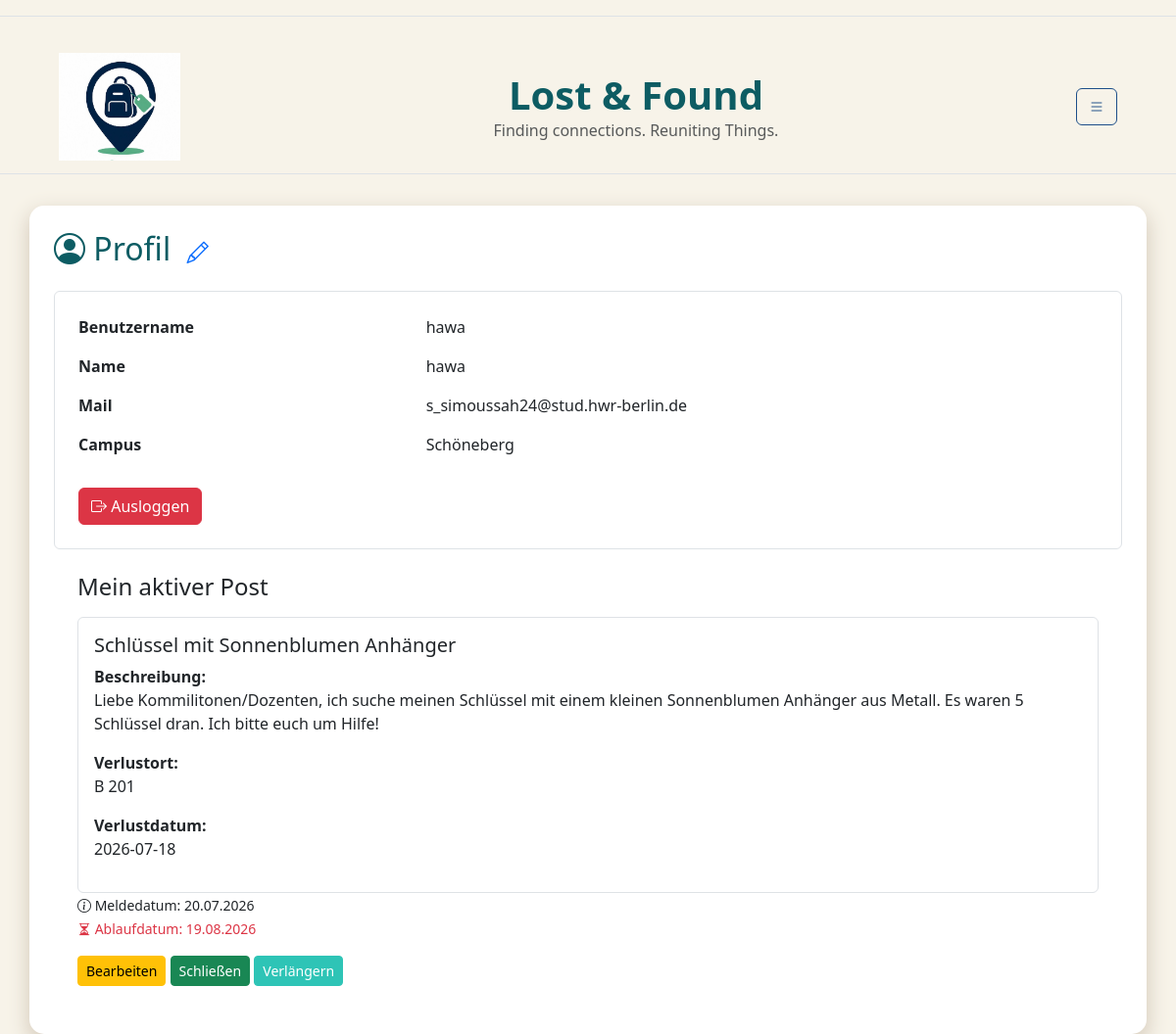
/profile/ (signed in), run on the app's committed database.
### db.py (models this page shows)
class StandardUser(db.Model):
    __tablename__ = "standardUser"
    user_id = db.Column( db.Integer, primary_key=True )
    fundbuero_id = db.Column( db.Integer, db.ForeignKey("fundbuero.fundbuero_id"), nullable=True)
    campus_id = db.Column( db.String, db.ForeignKey("campus.campus_id") )
    name = db.Column( db.String)
    benutzername = db.Column( db.String, unique=True)
    passwort = db.Column(db.String,nullable=False)
    hwr_mail = db.Column(db.String, unique=True,nullable=False )
    is_admin = db.Column(db.Boolean, default=False)
    campus = db.relationship("Campus",back_populates="users")
    posts = db.relationship( "Post",back_populates="user")

class Post(db.Model):
    __tablename__ = "post"
    post_id = db.Column(db.Integer,primary_key=True)
    user_id = db.Column(db.Integer,db.ForeignKey("standardUser.user_id"))
    fundbuero_id = db.Column(db.Integer,db.ForeignKey("fundbuero.fundbuero_id"))
    titel = db.Column(db.String,nullable=False)
    meldedatum = db.Column(db.Date)
    verlustdatum = db.Column(db.Date)
    ablaufdatum = db.Column(db.Date)
    schliessdatum = db.Column(db.Date)
    verlustort = db.Column(db.String)
    beschreibung = db.Column(db.Text)
    status = db.Column(db.String,default="laufend")
    views = db.Column(db.Integer,default=0 )
    user = db.relationship("StandardUser",back_populates="posts")
    fundbuero = db.relationship("Fundbuero",back_populates="posts")

### app.py (the view)
@app.route('/profile/')
def profile():
    if "user_id" not in session:
        flash("Bitte zuerst einloggen!", "warning")
        return redirect(url_for("login"))
    user = db.session.get(StandardUser, session["user_id"] )
    if user is None:
        session.clear()
        flash("Dein Account existiert nicht mehr.", "warning")
        return redirect(url_for("login"))
    posts = db.session.execute( db.select(Post).where(Post.user_id == user.user_id, Post.status == "laufend")).scalars().all() # das holt alle posts des eingeloggten users aus der datenbank, die noch nicht abgelaufen sind und deren status "laufend" ist. die posts werden dann in der profile.html datei angezeigt.
    return render_template("profile.html", user=user, posts= posts)

### templates/profile.html (shortened to what this page needs)
{% extends "base.html" %}
{% block CONTENT %}
<h2 class="mb-4">
    <i class="bi bi-person-circle"></i>
    Profil
     <a href="{{ url_for('edit_profile') }}">
            <i class="bi bi-pencil ms-2"  style="font-size: 1.4rem;"></i>
            </a>
</h2>
<div class="border rounded p-4">
    <div class="row mb-3">
        <div class="col-4">
            <strong>Benutzername</strong>
        </div>
        <div class="col">
            {{ user.benutzername }}
        </div>
    </div>
    <div class="row mb-3">
        <div class="col-4">
            <strong>Name</strong>
        </div>
        <div class="col">
            {{ user.name }}
        </div>
    </div>
    <div class="row mb-3">
        <div class="col-4">
            <strong>Mail</strong>
        </div>
        <div class="col">
            {{ user.hwr_mail }}
        </div>
    </div>
    <div class="row mb-3" >
        <div class="col-4">
            <strong>Campus</strong>
        </div>
        <div class="col">
        {% if user.campus_id %}
            {{ user.campus_id }}
        {% else %}
            <span class="text-muted">Kein Campus ausgewählt</span>
        {% endif %}
    </div>
        </div>
        <a href="{{ url_for('logout') }}"
            class="btn btn-danger mt-3">
            <i class="bi bi-box-arrow-right"></i>
         Ausloggen
        </a>
    </div>
    <div class = "rounded p-4">
        <h4 class="mb-3">
        Mein aktiver Post
        </h4>
{% if posts%}
            {%for post in posts%}
             <div class ="border rounded p-3">
             <h5> {{post.titel}} </h5>
                <p>
                    <strong>Beschreibung:</strong><br>
                    {{ post.beschreibung }}
                </p>
                <p>
                    <strong>Verlustort:</strong><br>
                    {{ post.verlustort }}
                </p>
                <p>
                    <strong>Verlustdatum:</strong><br>
                    {{ post.verlustdatum}}
                </p>
             </div>
               <small>
            <i class="bi bi-info-circle"></i>
              Meldedatum: {{ post.meldedatum.strftime('%d.%m.%Y') }}
            </small>
            <br>
            <small class="text-danger">
            <i class="bi bi-hourglass-split"></i>
             Ablaufdatum: {{ post.ablaufdatum.strftime('%d.%m.%Y') }}
            </small>
                    <div class="mt-3">
                        <a href=" {{url_for('edit_post', post_id=post.post_id)}}"
                        class = "btn btn-warning btn-sm">
                        Bearbeiten
                        </a>
                        <a href="{{ url_for('close_post', post_id=post.post_id) }}"
                        class="btn btn-success btn-sm">
                        Schließen
                        </a>
                       <a href="{{ url_for('extend_post', post_id=post.post_id) }}"
                       class="btn btn-primary btn-sm">
                        Verlängern
                         </a>
                    </div>
                </div>
            {%endfor%}
        {% else %}
                    <p> Hast du was verloren?
        <a href="{{ url_for('create_post') }}">Erstelle hier einen Post</a></p>
     {% endif %}
            </div>
{% endblock %}

### static/css/style.css (style rules this page uses)
body { background-color: var(--color-main) !important; }
h1, h2, h3 { color: var(--color-highlight) !important; }
.btn-primary { background-color: var(--color-accent1) !important; border-color: var(--color-accent1) !important; }

### static/css/color.css (style rules this page uses)
:root { --color-main: rgb(247, 243, 233); --color-shadow: rgb(215, 205, 190); --color-highlight: rgb(13, 92, 99); --color-accent1: rgb(46, 196, 182); --color-accent2: rgb(29, 78, 137); }

### data on the page
StandardUser: benutzername "hawa", name "hawa", hwr_mail "s_simoussah24@stud.hwr-berlin.de", campus_id "Schöneberg"
Post: titel "Schlüssel mit Sonnenblumen Anhänger", beschreibung "Liebe Kommilitonen/Dozenten, ich suche meinen Schlüssel mit einem kleinen Sonnenblumen Anhänger aus Metall. Es waren 5 Schlüssel dran. Ich bitte euch um Hilfe!", verlustort "B 201", verlustdatum "2026-07-18", meldedatum "20.07.2026", ablaufdatum "19.08.2026"
